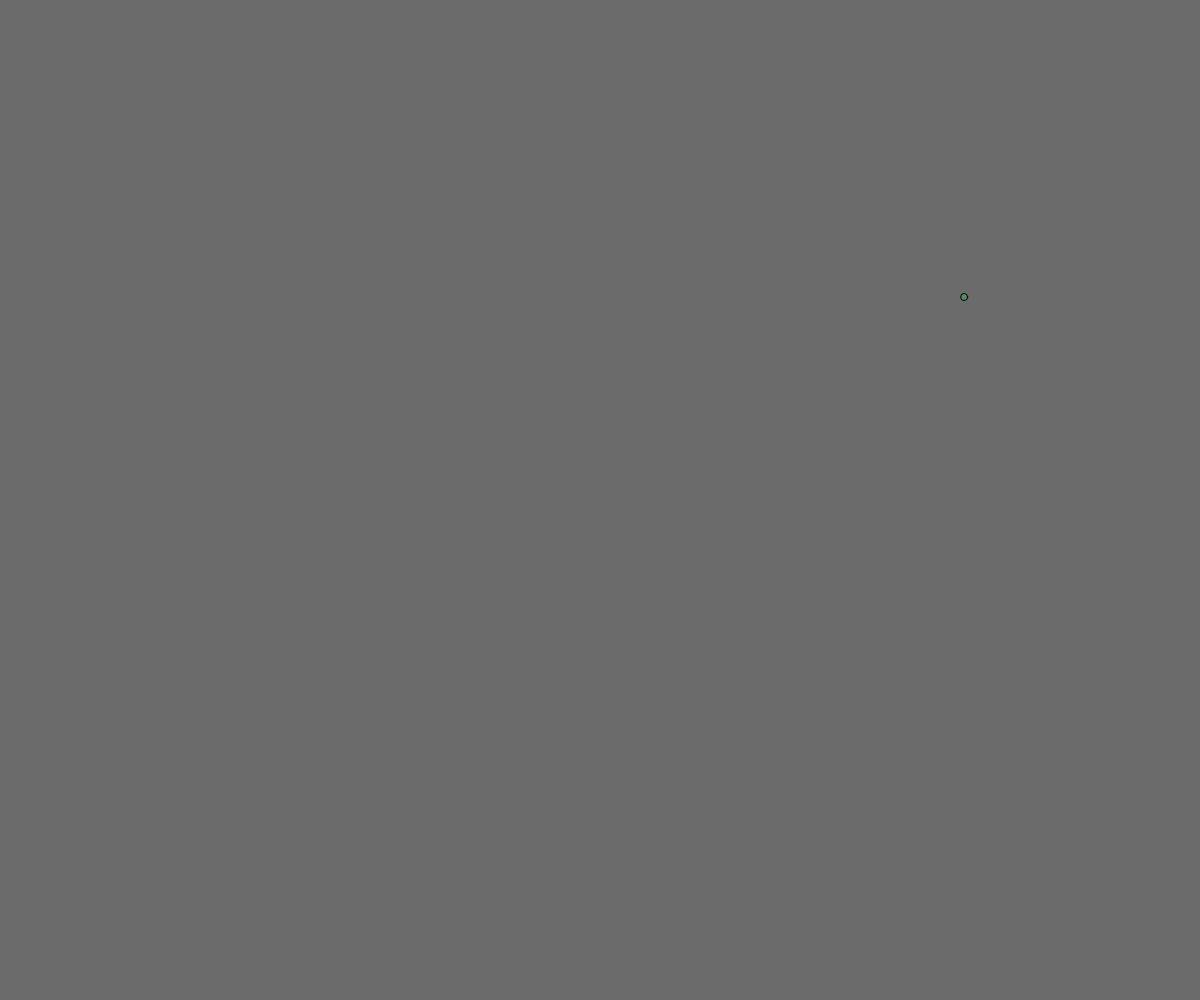
Frame 1 (no input)
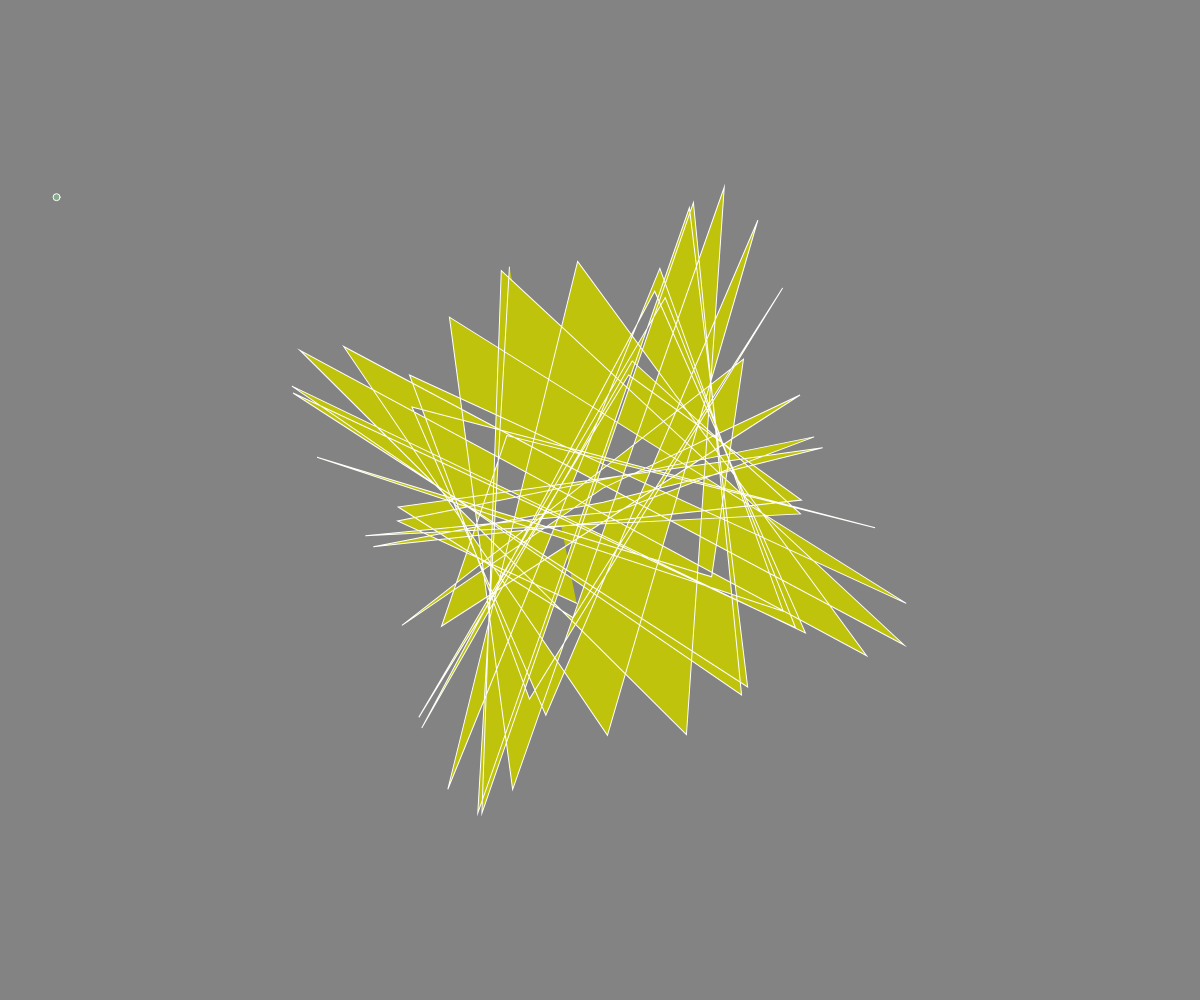
Frame 60 (no input)
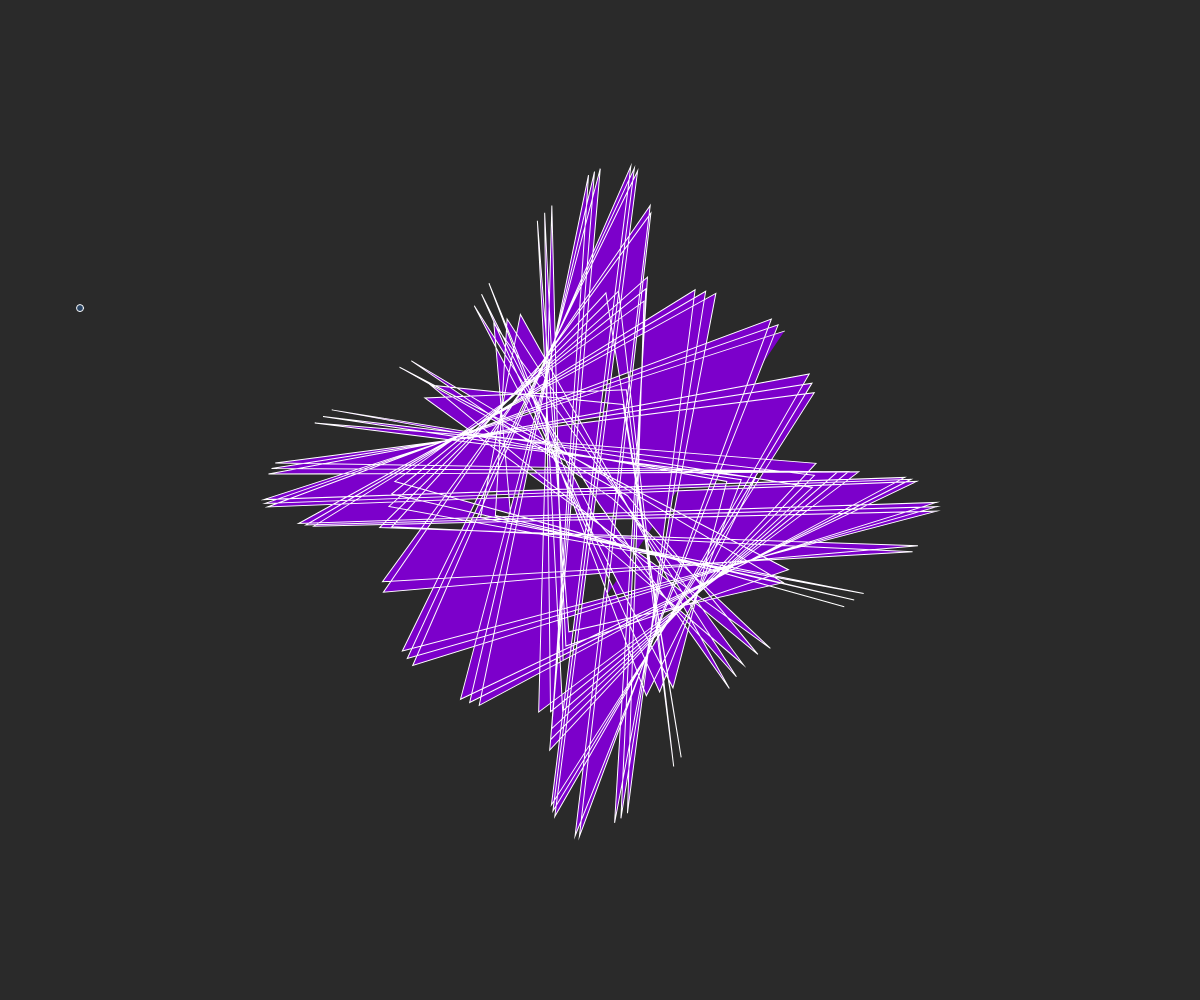
Frame 120 (the mouse pressed at the canvas centre since frame 60)

The p5.js sketch that drew these frames (run headless with seeded random() and noise() and a simulated clock; from frame 60 on, the mouse is pressed at the canvas centre):

// p5.js sketch
// ── sketch.js
const butterfly = [];
let a = 0;
let x1,y1,r1,g,b;

function setup() {
  createCanvas(windowWidth, windowHeight);
}


function draw() {
  background(random(150));
  //círculo
  r1= random(255);
  g= random(255);
  b= random(255);
  x1= random(width)
  y1= random (height)
  fill(r1,g,b,100);
  circle(x1,y1,7)
  
  
  //"mariposa"
  translate(width/2, height/2);
  rotate(frameCount / 50.0);

  stroke(255);
  strokeWeight(1);
  fill(random(225),random(255), random(255));
  beginShape();
  for (let v of butterfly) {
    vertex(v.x, v.y);
  }
  endShape();

  const r = height/8;
  const x = -r*cos(12*a)*2 ;
  const y = r*sin(8*a)*2;
  butterfly.push(createVector(x, y));
  
  // So that it stops
  if (a > TWO_PI) {
   //noLoop();
  }

  a += 0.25;
}

//Nombre del Proyecto: Visual para drop de concierto techno "Butterfly Curve"

//Video por Daniel Shiffman basado: https://youtu.be/oUBAi9xQ2X4
//Fórmula en la que se basó Daniel Shiffman: https://mathworld.wolfram.com/HeartCurve.html


//Fórmula en la que me basé para el proyecto: https://mathworld.wolfram.com/ButterflyCurve.html
//Cabe recalcar que no logré descifrar por completo la forma de uso, sin embargo se forma de manera
//relativa la mariposa.

//FORMA DE USO SUGERIDA: 1. Reproducir la canción en el segundo ya establecido: https://youtu.be/1Mr8Ke7hU5w?t=21 .
//                       2. Recargar o abrir la página del proyecto en el "drop".

//Realizado por: JOHN GUAMÁN
